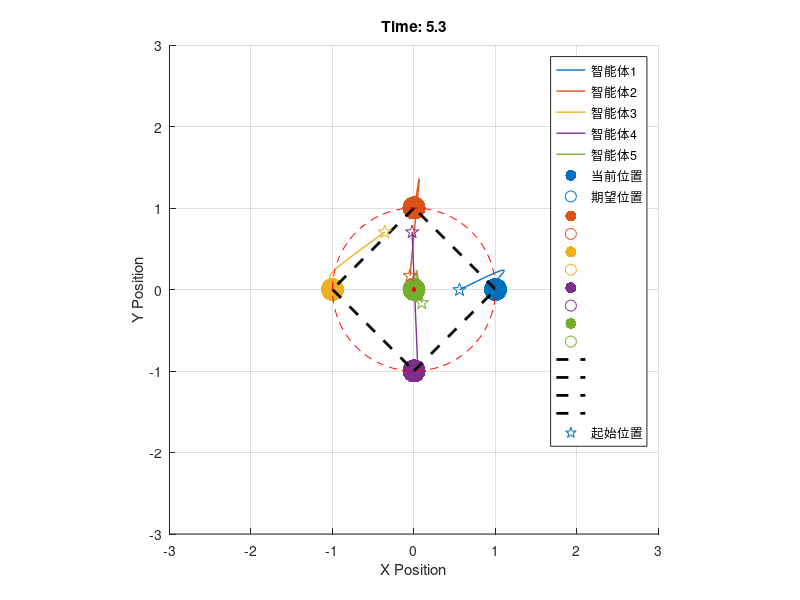
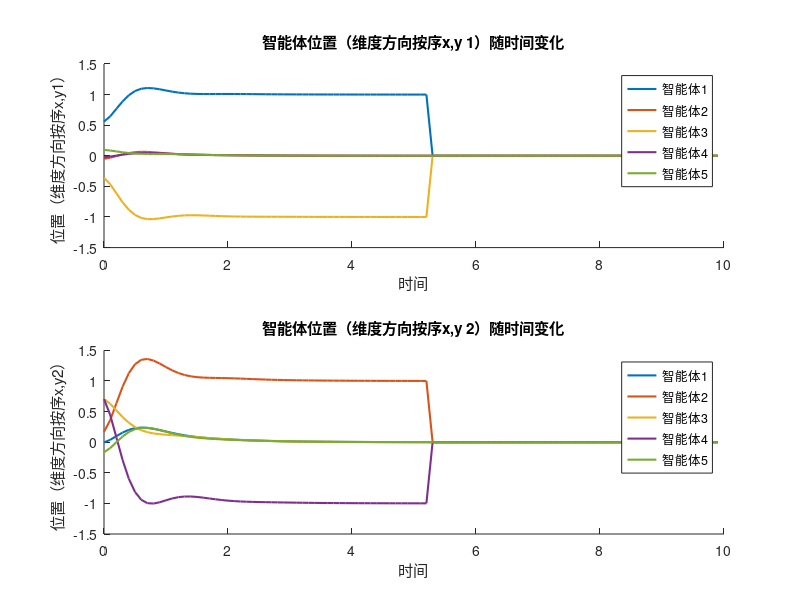
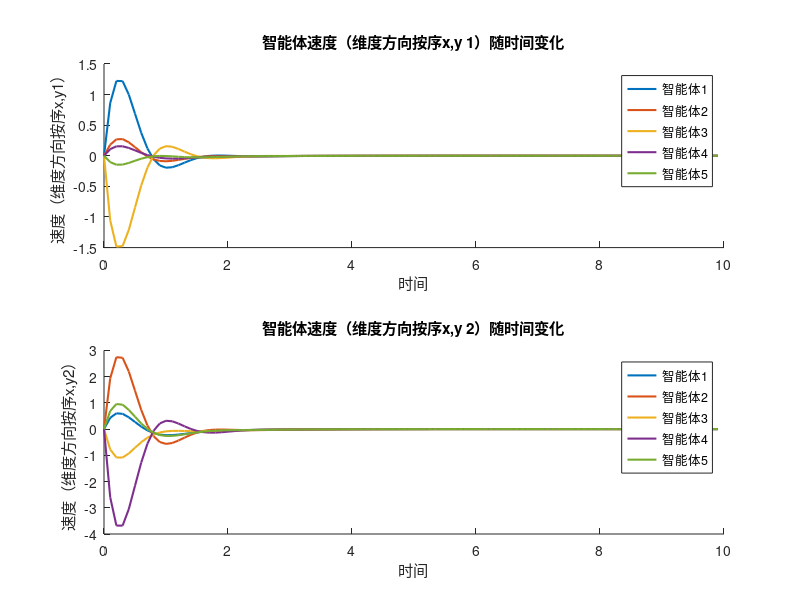

Write MATLAB code to recreate these figures, in order.
% 五个智能体在圆周上形成正边形的固定编队
% 注意修改编队形式，同时修改desired_position and desired_velocity; 以及智能体数量与编队显示连线

% 设置智能体数量和圆周半径
n = 5;
r = 1;
theta = linspace(0, 2*pi, n);
theta = theta(1:end-1);
range = 3 * r;


% 初始化智能体位置和速度

% ######位置########
% 目标点附近
% positions = [r * cos(theta); r * sin(theta)] + 0.1 * randn(2, n);  % 初始位置略微偏离
% 初始小偏差
positions = 0.5 * range * (rand(2, n) - 0.5);  % 初始位置随机分布在0.25 * [-range,range]范围内
% 初始中偏差
% positions = range * (rand(2, n) - 0.5);  % 初始位置随机分布在0.5 * [-range,range]范围内
% 初始大偏差
% positions = 2 * range * (rand(2, n) - 0.5);  % 初始位置随机分布在[-range,range]范围内

% ######速度########
velocities = zeros(2, n);  % 初始速度为零

% 控制增益矩阵 速度响应快略大些，位置维持队形
% 很快
% K1 = 9 * eye(2);  % 位置控制增益
% K2 = 9 * eye(2);  % 邻居位置控制增益
% Kv = 10 * eye(2);  % 速度控制增益  

% 略快
K1 = 3 * eye(2);  % 位置控制增益
K2 = 3 * eye(2);  % 邻居位置控制增益
Kv = 4 * eye(2);  % 速度控制增益  

% 慢速演示
% K1 = 0.7 * eye(2);  % 位置控制增益
% K2 = 0.7 * eye(2);  % 邻居位置控制增益
% Kv = 2 * eye(2);  % 速度控制增益  

% 设置智能体显示名称，颜色
% names = ['智能体1','智能体2','智能体3','智能体4','智能体5'];
colors = [0 0.4470 0.741   
          0.8500 0.3250 0.0980
          0.9290 0.6940 0.1250
          0.4940 0.1840 0.5560
          0.4660 0.6740 0.1880
        ];

% 仿真参数
dt = 0.1;  % 时间步长
simulation_time = 10;  % 仿真总时间
num_steps = simulation_time / dt; % 仿真步数

% 存储位置的历史记录
positions_history = zeros(2, n, num_steps);
velocities_history = zeros(2, n, num_steps);


% ######计算期望位置#######
desired_positions = [r * cos(theta(1)),r * cos(theta(2)),r * cos(theta(3)),r * cos(theta(4)),0; r * sin(theta(1)),r * sin(theta(2)),r * sin(theta(3)),r * sin(theta(4)),0];% 根据需要提供编队形式
% target_positions = [-side_length/2, -side_length/2, 0; % 左下角
%                         side_length/2, -side_length/2, 0;  % 右下角
%                         side_length/2, side_length/2, 0;   % 右上角
%                         -side_length/2, side_length/2, 0;  % 左上角
%                         0, 0, 0]; % 中心位置

% ######计算期望速度#######
desired_velocities = zeros(2, n);% 根据需要提供编队形式

% 初始化轨迹
trajectories = cell(1, n);
for i = 1:n
    trajectories{i} = zeros(2, num_steps);
end

% 主循环进行仿真
for t = 1:num_steps

    % 保存当前状态
    positions_history(:, :, t) = positions;
    velocities_history(:, :, t) = velocities;

    % 记录当前智能体位置
    for i = 1:n
        trajectories{i}(:, t) = positions(:, i);
    end

    % 计算每个智能体的控制力
    control_forces = zeros(2, n);
    
    for i = 1:n
        % 计算第一个控制输入部分
        position_error = desired_positions(:, i) - positions(:, i); % 位置误差
        velocity_error = desired_velocities(:, i) - velocities(:, i);  % 速度误差
        
        % 位置控制力
        u1 = K1 * position_error;
        
        % 速度控制力
        uv = Kv * velocity_error;
        
        % 计算第二个控制输入部分
        u2 = zeros(2, 1);
        for j = 1:n
            if i ~= j
                position_error_neighbor = (positions(:, j) - positions(:, i)) - (desired_positions(:, j) - desired_positions(:, i));
                u2 = u2 + K2 * position_error_neighbor;
            end
        end
        
        % 总控制力
        control_force = u1 + u2 + uv;
        
        % 更新速度和位置
        velocities(:, i) = velocities(:, i) + control_force * dt;
        positions(:, i) = positions(:, i) + velocities(:, i) * dt;
    end

    % #####图形示例#####
    % 添加实时轨迹
    % 绘制当前时刻的智能体位置和轨迹
    figure(1);
    clf; % 清除当前图形窗口
    hold on;
    
    % 绘制轨迹线
    for i = 1:n
        % plot(trajectories{i}(1, 1:t), trajectories{i}(2, 1:t), '-', 'Color', [0.4940 0.1840 0.5560], 'LineWidth', 1.5); % 用虚线绘制轨迹
        plot(trajectories{i}(1, 1:t), trajectories{i}(2, 1:t), '-', 'Color', colors(i,:), 'LineWidth', 1); % 多组颜色
    end
    
    % 绘制位置
    for i = 1:n
        plot(positions(1, i), positions(2, i), '.', 'Color', colors(i,:), 'MarkerSize', 50); % 绘制当前智能体位置
        plot(desired_positions(1, i), desired_positions(2, i), 'o','Color', colors(i,:), 'MarkerSize', 15);  % 绘制期望位置
    end

    % 按顺序用虚线连接智能体
    for i = 1:n-2
        next_i = mod(i, n) + 1;
        plot([positions(1, i), positions(1, next_i)], [positions(2, i), positions(2, next_i)], '--', 'Color', [0,0,0], 'LineWidth', 2);
    end
    plot([positions(1, n-1), positions(1, 1)], [positions(2, n-1), positions(2, 1)], '--', 'Color', [0,0,0], 'LineWidth', 2);
    % 绘制起始点
    for i = 1:n
        plot(trajectories{i}(1, 1), trajectories{i}(2, 1), 'pentagram', 'Color', colors(i,:), 'MarkerSize', 10); % 起点
    end

    % 绘制期望位置的圆弧连线
    theta_dense = linspace(0, 2*pi, 100);
    plot(r * cos(theta_dense), r * sin(theta_dense), 'r--', 'LineWidth', 0.5);
    plot(0, 0, '.', 'Color', [1,0,0], 'MarkerSize', 10); % 中心原点 options:"o""+""*"	"."	"x"	"_"	"|"	"square""diamond""^""v"	">"	"<""pentagram"	"hexagram""none"

    
    % 添加图注，设置网格
    hold off;
    axis equal;
    title(sprintf('Time: %.1f', t*dt));
    xlabel('X Position');
    ylabel('Y Position');
    xlim([-range range]);
    ylim([-range range]);
    grid on;
    legend('智能体1','智能体2','智能体3','智能体4','智能体5','当前位置','期望位置','','','','','','','','','','','','','起始位置','Location', 'Best');
    pause(0.1);

    % #####添加仿真终止判定#####

    % % 如果速度足够小，则终止仿真
    % if norm(velocities) < 0.001
    %     break;
    % end

    % 如果位移足够小，则终止仿真
    if norm(position_error) < 0.001
        break;
    end

end



% 绘制位置随时间变化的图（每个维度）
time_vector = 0:dt:(simulation_time-dt);
figure;
for dim = 1:2
    subplot(2, 1, dim);
    hold on;
    for i = 1:n
        plot(time_vector, squeeze(positions_history(dim, i, :)), 'Color', colors(i,:), 'LineWidth', 1.5);
    end
    title(['智能体位置（维度方向按序x,y ' num2str(dim) '）随时间变化']);
    xlabel('时间');
    ylabel(['位置（维度方向按序x,y' num2str(dim) '）']);
    legend(arrayfun(@(x) ['智能体' num2str(x)], 1:n, 'UniformOutput', false));
end

% 绘制速度随时间变化的图（每个维度）
time_vector = 0:dt:(simulation_time-dt);
figure;
for dim = 1:2
    subplot(2, 1, dim);
    hold on;
    for i = 1:n
        plot(time_vector, squeeze(velocities_history(dim, i, :)), 'Color', colors(i,:), 'LineWidth', 1.5);
    end
    title(['智能体速度（维度方向按序x,y ' num2str(dim) '）随时间变化']);
    xlabel('时间');
    ylabel(['速度（维度方向按序x,y' num2str(dim) '）']);
    legend(arrayfun(@(x) ['智能体' num2str(x)], 1:n, 'UniformOutput', false));
end


% 初始化：
% 
% 设置智能体数量 n 和圆周半径 r。
% 初始化智能体的位置 positions 和速度 velocities。
% 设置控制增益矩阵 K1、K2 和 Kv。
% 期望位置：
% 
% 计算期望位置 desired_positions，使智能体在圆周上均匀分布，形成正五边形。
% 主仿真循环：
% 
% 在每个仿真时间步内，计算每个智能体的控制力。
% 位置控制力 u1 由位置误差计算得到。
% 速度控制力 uv 由速度误差计算得到。
% 邻居位置控制力 u2 由当前智能体与邻居智能体之间的位置误差计算得到。
% 总控制力 control_force 是三部分控制力的和。
% 更新每个智能体的速度和位置。
% 绘制当前时刻的智能体位置和期望位置。

%####注意#####
%后续调整配色显示优化美观
